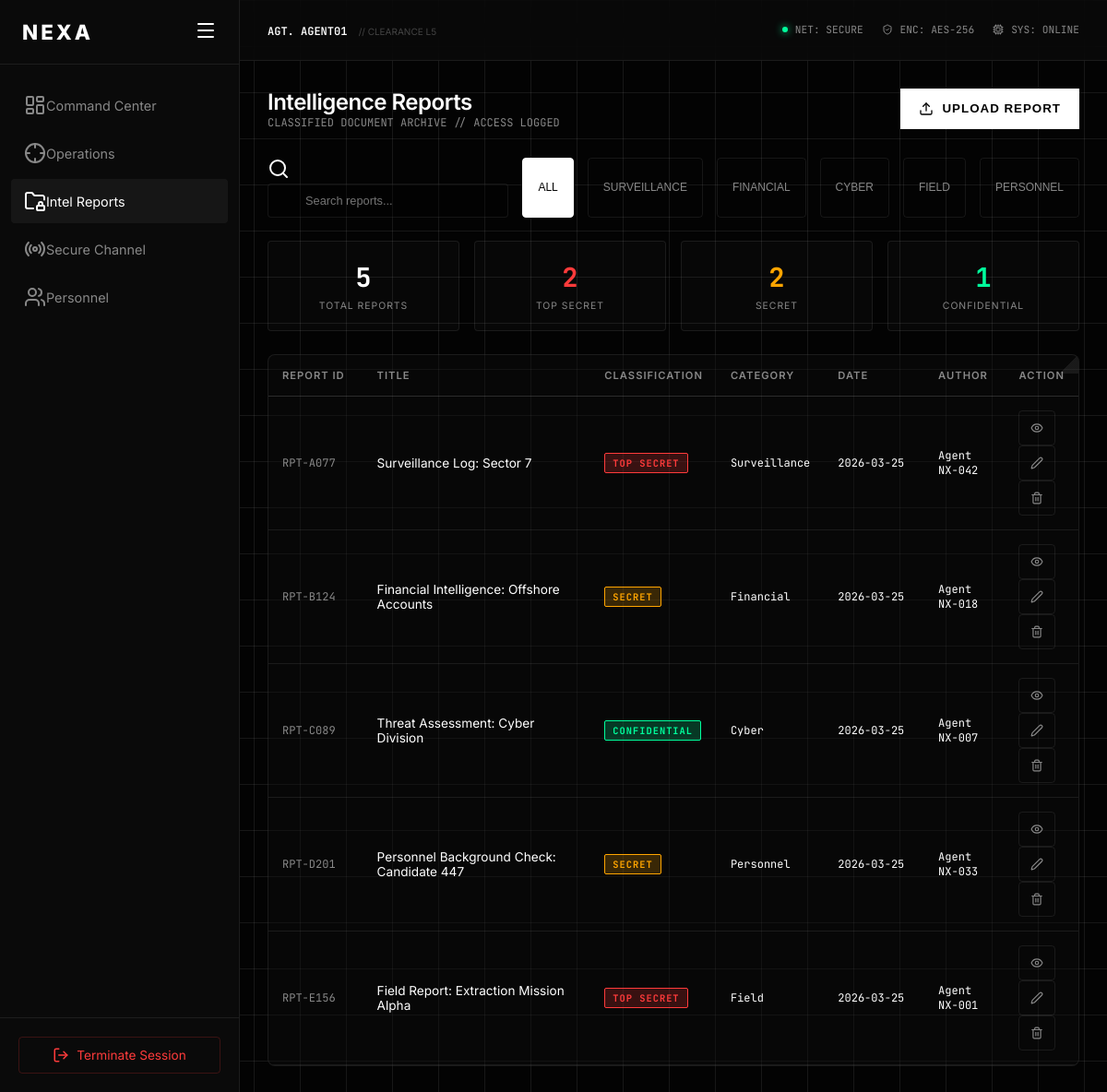
The page /pages/reports.php (signed in) on the database its author committed.
### tables this page shows
CREATE TABLE IF NOT EXISTS reports (
    id INT(11) AUTO_INCREMENT PRIMARY KEY,
    report_id VARCHAR(20) NOT NULL UNIQUE,
    title VARCHAR(150) NOT NULL,
    classification ENUM('unclassified', 'confidential', 'secret', 'top-secret') DEFAULT 'confidential',
    category ENUM('surveillance', 'financial', 'cyber', 'field', 'personnel', 'other') DEFAULT 'other',
    author VARCHAR(50) NOT NULL,
    author_id INT(11),
    content TEXT NOT NULL,
    created_at TIMESTAMP DEFAULT CURRENT_TIMESTAMP,
    updated_at TIMESTAMP DEFAULT CURRENT_TIMESTAMP ON UPDATE CURRENT_TIMESTAMP,
    FOREIGN KEY (author_id) REFERENCES users(id)
);

### pages/reports.php (the view, shortened to what this page needs)
<?php
require_once '../config/database.php';
$filter = isset($_GET['filter']) ? $_GET['filter'] : 'all';
$search = isset($_GET['search']) ? $_GET['search'] : '';
$query = "SELECT r.*, u.username as creator_username FROM reports r LEFT JOIN users u ON r.author_id = u.id WHERE 1=1";
$params = [];
$query .= " ORDER BY r.created_at DESC";
$stmt = $conn->prepare($query);
$stmt->execute($params);
$reports = $stmt->fetchAll();
$stmt = $conn->query("SELECT
    COUNT(*) as total,
    SUM(CASE WHEN classification = 'top-secret' THEN 1 ELSE 0 END) as top_secret,
    SUM(CASE WHEN classification = 'secret' THEN 1 ELSE 0 END) as secret,
    SUM(CASE WHEN classification = 'confidential' THEN 1 ELSE 0 END) as confidential
    FROM reports");
$stats = $stmt->fetch();
?>
<!DOCTYPE html>
<html lang="en">
<head>
    <link rel="stylesheet" href="../assets/css/style.css">
</head>
<body>
    <div class="dashboard-container">
        <?php include '../includes/sidebar.php'; ?>
        <div class="main-content">
            <?php include '../includes/header.php'; ?>
            <div class="content-body fade-in">
                <div style="display:flex; justify-content:space-between; align-items:center; margin-bottom:30px;">
                    <div>
                        <h2 style="font-size:1.5rem;">Intelligence Reports</h2>
                        <p class="text-mono">CLASSIFIED DOCUMENT ARCHIVE // ACCESS LOGGED</p>
                    </div>
                    <button class="btn-system" style="width:auto; padding: 10px 20px;" onclick="openModal('create')">
                        <i data-lucide="upload" style="width:16px; display:inline; vertical-align:middle; margin-right:5px;"></i> Upload Report
                    </button>
                </div>
                <div class="filter-bar">
                    <div class="search-box">
                        <i data-lucide="search"></i>
                        <input type="text" id="searchInput" placeholder="Search reports..." value="<?php echo htmlspecialchars($search); ?>" onkeypress="if(event.key==='Enter') searchReports()">
                    </div>
                    <button class="filter-btn <?php echo $filter === 'all' ? 'active' : ''; ?>" onclick="filterReports('all')">All</button>
                    <button class="filter-btn <?php echo $filter === 'surveillance' ? 'active' : ''; ?>" onclick="filterReports('surveillance')">Surveillance</button>
                    <button class="filter-btn <?php echo $filter === 'financial' ? 'active' : ''; ?>" onclick="filterReports('financial')">Financial</button>
                    <button class="filter-btn <?php echo $filter === 'cyber' ? 'active' : ''; ?>" onclick="filterReports('cyber')">Cyber</button>
                    <button class="filter-btn <?php echo $filter === 'field' ? 'active' : ''; ?>" onclick="filterReports('field')">Field</button>
                    <button class="filter-btn <?php echo $filter === 'personnel' ? 'active' : ''; ?>" onclick="filterReports('personnel')">Personnel</button>
                </div>
                <div class="stats-grid" style="grid-template-columns: repeat(4, 1fr); margin-bottom:25px;">
                    <div class="stat-item"><div class="stat-value"><?php echo $stats['total']; ?></div><div class="stat-label">Total Reports</div></div>
                    <div class="stat-item"><div class="stat-value" style="color: var(--neon-red);"><?php echo $stats['top_secret']; ?></div><div class="stat-label">Top Secret</div></div>
                    <div class="stat-item"><div class="stat-value" style="color: orange;"><?php echo $stats['secret']; ?></div><div class="stat-label">Secret</div></div>
                    <div class="stat-item"><div class="stat-value" style="color: var(--neon-green);"><?php echo $stats['confidential']; ?></div><div class="stat-label">Confidential</div></div>
                </div>
                <div class="card" style="padding: 0; overflow: hidden;">
                    <table class="reports-table">
                        <thead>
                            <tr>
                                <th width="12%">Report ID</th>
                                <th width="30%">Title</th>
                                <th width="15%">Classification</th>
                                <th width="12%">Category</th>
                                <th width="13%">Date</th>
                                <th width="10%">Author</th>
                                <th width="8%">Action</th>
                            </tr>
                        </thead>
                        <tbody>
                            <?php if(empty($reports)): ?>
                            <tr>
                                <td colspan="7" style="text-align:center; padding:60px; color:var(--text-secondary);">
                                    <i data-lucide="folder-open" style="width:60px; height:60px; margin:0 auto 20px; opacity:0.3;"></i>
                                    <p>No reports found</p>
                                </td>
                            </tr>
                            <?php else: ?>
                            <?php foreach($reports as $report): ?>
                            <tr onclick="viewReport(<?php echo $report['id']; ?>)">
                                <td><span class="text-mono"><?php echo htmlspecialchars($report['report_id']); ?></span></td>
                                <td><?php echo htmlspecialchars($report['title']); ?></td>
                                <td>
                                    <span class="classification-badge class-<?php echo $report['classification']; ?>">
                                        <?php echo strtoupper(str_replace('-', ' ', $report['classification'])); ?>
                                    </span>
                                </td>
                                <td class="text-mono"><?php echo ucfirst($report['category']); ?></td>
                                <td class="text-mono"><?php echo date('Y-m-d', strtotime($report['created_at'])); ?></td>
                                <td class="text-mono"><?php echo htmlspecialchars($report['author']); ?></td>
                                <td>
                                    <button class="btn-small" onclick="event.stopPropagation(); viewReport(<?php echo $report['id']; ?>)">
                                        <i data-lucide="eye" style="width:14px; display:inline; vertical-align:middle;"></i>
                                    </button>
                                    <button class="btn-small" onclick="event.stopPropagation(); openModal('edit', <?php echo $report['id']; ?>)">
                                        <i data-lucide="edit-2" style="width:14px; display:inline; vertical-align:middle;"></i>
                                    </button>
                                    <button class="btn-small" onclick="event.stopPropagation(); deleteReport(<?php echo $report['id']; ?>)">
                                        <i data-lucide="trash-2" style="width:14px; display:inline; vertical-align:middle;"></i>
                                    </button>
                                </td>
                            </tr>
                            <?php endforeach; ?>
                            <?php endif; ?>
                        </tbody>
                    </table>
                </div>
            </div>
        </div>
    </div>
</body>
</html>

### assets/css/style.css (style rules this page uses)
:root { --bg-dark: #030303; --bg-panel: #0a0a0a; --bg-glass: rgba(15, 15, 15, 0.65); --border-subtle: rgba(255, 255, 255, 0.08); --border-highlight: rgba(255, 255, 255, 0.15); --text-primary: #ffffff; --text-secondary: #888888; --accent-glow: rgba(255, 255, 255, 0.05); --neon-green: #00ff9d; --neon-red: #ff3b3b; --neon-blue: #00d4ff; --neon-orange: #ff9500; --font-main: 'Inter', sans-serif; --font-mono: 'JetBrains Mono', monospace; }
* { margin: 0; padding: 0; box-sizing: border-box; }
body { background-color: var(--bg-dark); color: var(--text-primary); font-family: var(--font-main); overflow-x: hidden; background-image: linear-gradient(var(--border-subtle) 1px, transparent 1px), linear-gradient(90deg, var(--border-subtle) 1px, transparent 1px); background-size: 50px 50px; background-position: center top; }
h1, h2, h3, h4 { font-weight: 600; letter-spacing: -0.02em; }
.text-mono { font-family: var(--font-mono); font-size: 0.75rem; color: var(--text-secondary); }
.fade-in { animation: fadeIn 0.6s cubic-bezier(0.16, 1, 0.3, 1) forwards; }
.btn-system { width: 100%; padding: 14px; background: var(--text-primary); color: #000; border: none; font-weight: 700; text-transform: uppercase; letter-spacing: 1px; cursor: pointer; transition: 0.3s; position: relative; overflow: hidden; }
.dashboard-container { display: flex; height: 100vh; overflow: hidden; }
.main-content { flex: 1; display: flex; flex-direction: column; position: relative; }
.content-body { padding: 30px; overflow-y: auto; height: 100%; }
.card { background: rgba(15, 15, 15, 0.4); -webkit-backdrop-filter: blur(10px); backdrop-filter: blur(10px); border: 1px solid var(--border-subtle); padding: 24px; border-radius: 8px; position: relative; overflow: hidden; }
.card::after { content: ''; position: absolute; top: 0; right: 0; width: 20px; height: 20px; background: linear-gradient(135deg, transparent 50%, var(--border-highlight) 50%); opacity: 0.5; }
.stats-grid { display: grid; grid-template-columns: 1fr 1fr; gap: 16px; }
.stat-item { background: rgba(255,255,255,0.02); padding: 20px; border: 1px solid var(--border-subtle); border-radius: 4px; text-align: center; transition: 0.3s; }
.stat-value { font-size: 1.8rem; font-weight: 700; margin-bottom: 5px; font-family: var(--font-mono); }
.stat-label { font-size: 0.65rem; color: var(--text-secondary); text-transform: uppercase; letter-spacing: 1px; }
.classification-badge { display: inline-block; padding: 3px 8px; font-size: 0.65rem; font-weight: 700; text-transform: uppercase; letter-spacing: 1px; border-radius: 2px; font-family: var(--font-mono); }
.class-top-secret { background: rgba(255, 59, 59, 0.2); color: var(--neon-red); border: 1px solid var(--neon-red); }
.class-secret { background: rgba(255, 165, 0, 0.2); color: orange; border: 1px solid orange; }
.class-confidential { background: rgba(0, 255, 157, 0.2); color: var(--neon-green); border: 1px solid var(--neon-green); }
.reports-table { width: 100%; border-collapse: collapse; font-size: 0.85rem; }
.reports-table th { text-align: left; padding: 15px; border-bottom: 1px solid var(--border-highlight); color: var(--text-secondary); font-weight: 600; text-transform: uppercase; font-size: 0.7rem; letter-spacing: 1px; }
.reports-table td { padding: 15px; border-bottom: 1px solid var(--border-subtle); color: var(--text-primary); }
.filter-bar { display: flex; gap: 15px; margin-bottom: 25px; flex-wrap: wrap; }
.filter-btn { padding: 8px 16px; background: transparent; border: 1px solid var(--border-subtle); color: var(--text-secondary); font-size: 0.75rem; text-transform: uppercase; cursor: pointer; transition: 0.3s; border-radius: 4px; }
.filter-btn:hover, .filter-btn.active { background: var(--text-primary); color: #000; border-color: var(--text-primary); }
.search-box { position: relative; flex: 1; max-width: 300px; }
.search-box input { width: 100%; padding: 10px 15px 10px 40px; background: rgba(0, 0, 0, 0.3); border: 1px solid var(--border-subtle); color: var(--text-primary); font-size: 0.8rem; border-radius: 4px; }
.btn-small { padding: 6px 12px; font-size: 0.7rem; text-transform: uppercase; background: transparent; border: 1px solid var(--border-subtle); color: var(--text-secondary); cursor: pointer; transition: 0.3s; border-radius: 4px; }

### rows shown on the page
reports: report "RPT-A077", title "Surveillance Log: Sector 7", classification "TOP SECRET", category "Surveillance", created_at "2026-03-25", author "Agent NX-042"
reports: report "RPT-B124", title "Financial Intelligence: Offshore Accounts", classification "SECRET", category "Financial", created_at "2026-03-25", author "Agent NX-018"
reports: report "RPT-C089", title "Threat Assessment: Cyber Division", classification "CONFIDENTIAL", category "Cyber", created_at "2026-03-25", author "Agent NX-007"
reports: report "RPT-D201", title "Personnel Background Check: Candidate 447", classification "SECRET", category "Personnel", created_at "2026-03-25", author "Agent NX-033"
reports: report "RPT-E156", title "Field Report: Extraction Mission Alpha", classification "TOP SECRET", category "Field", created_at "2026-03-25", author "Agent NX-001"

### other values the page prints
$_SESSION['username'] "AGENT01"
$stats['total'] "5"
$stats['top_secret'] "2"
$stats['secret'] "2"
$stats['confidential'] "1"
